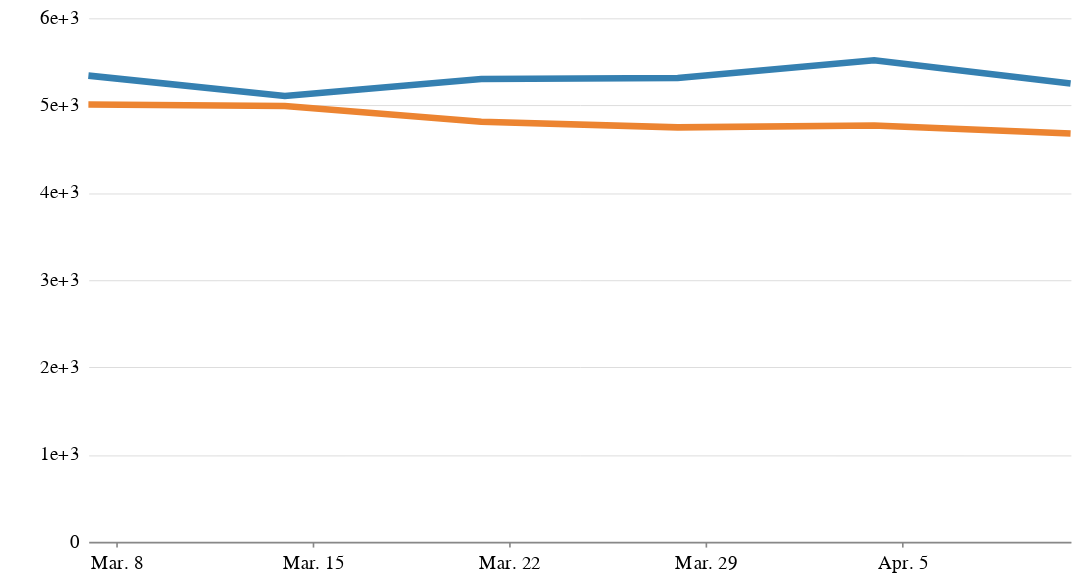

This figure's notebook cell:
### Code cell
alt.Chart(then_now_15_melt).mark_line(size=4).encode(
    x=alt.X('week_ending_date:T', title='',axis=alt.Axis(format='%b. %-d', tickCount=4, grid=False)),
    y=alt.Y('count', title='', axis=alt.Axis(tickSize=0,domainOpacity=0,\
                                   tickCount=5,offset=4, gridWidth=.6, gridColor='#dddddd', format=''), \
            scale=alt.Scale(domain=(0,6000))),
    color=alt.Color('year', legend=None)
).properties(width=600, height=320,
    title=''
 ).configure_view(strokeOpacity=0)

### Figure 1 — Vega-Lite specification as saved in the notebook (floating-point values rounded to 4 significant figures)
{"config": {"view": {"width": 800, "height": 450, "strokeOpacity": 0}, "background": "#ffffff", "title": {"anchor": "start", "font": "Benton Gothic Bold, sans", "fontColor": "#000000", "fontSize": 22, "fontWeight": "normal"}, "arc": {"fill": "#82c6df"}, "area": {"fill": "#82c6df"}, "line": {"stroke": "#82c6df", "strokeWidth": 3}, "path": {"stroke": "#82c6df"}, "rect": {"fill": "#82c6df"}, "shape": {"stroke": "#82c6df"}, "bar": {"fill": "#82c6df"}, "point": {"stroke": "#82c6df"}, "symbol": {"fill": "#82c6df", "size": 30}, "axis": {"titleFont": "Benton Gothic Bold, sans", "titleFontSize": 13, "titleFontWeight": "normal", "labelFont": "Benton Gothic, sans", "labelFontSize": 11.5, "labelFontWeight": "normal"}, "axisX": {"labelAngle": 0, "labelPadding": 4, "tickSize": 3}, "axisY": {"labelBaseline": "middle", "maxExtent": 45, "minExtent": 45, "tickSize": 2, "titleAlign": "left", "titleAngle": 0, "titleX": -45, "titleY": -11}, "legend": {"titleFont": "Benton Gothic Bold, sans", "titleFontSize": 13, "titleFontWeight": "normal", "symbolType": "square", "labelFont": "Benton Gothic, sans", "labelFontSize": 11.5}, "range": {"category": ["#3580b1", "#ec8431", "#ab7fb4", "#c89d29", "#adc839", "#829eb1"], "diverging": ["#e68a4f", "#f4bb6a", "#f9e39c", "#dadfe2", "#a6b7c6", "#849eae"], "heatmap": ["#fbf2c7", "#f9e39c", "#f8d36e", "#f4bb6a", "#e68a4f", "#d15a40", "#ab4232"], "ordinal": ["#fbf2c7", "#f9e39c", "#f8d36e", "#f4bb6a", "#e68a4f", "#d15a40", "#ab4232"], "ramp": ["#fbf2c7", "#f9e39c", "#f8d36e", "#f4bb6a", "#e68a4f", "#d15a40", "#ab4232"]}}, "data": {"name": "data-df64435587aeb9fc122925e08a4b67f0"}, "mark": {"type": "line", "size": 4}, "encoding": {"color": {"type": "nominal", "field": "year", "legend": null}, "x": {"type": "temporal", "axis": {"format": "%b. %-d", "grid": false, "tickCount": 4}, "field": "week_ending_date", "title": ""}, "y": {"type": "quantitative", "axis": {"domainOpacity": 0, "format": "", "gridColor": "#dddddd", "gridWidth": 0.6, "offset": 4, "tickCount": 5, "tickSize": 0}, "field": "count", "scale": {"domain": [0, 6000]}, "title": ""}}, "height": 320, "title": "", "width": 600, "$schema": "https://vega.github.io/schema/vega-lite/v4.0.2.json", "datasets": {"data-df64435587aeb9fc122925e08a4b67f0": [{"week": 10, "week_ending_date": "2020-03-07T00:00:00", "year": "before", "count": 5009.0}, {"week": 11, "week_ending_date": "2020-03-14T00:00:00", "year": "before", "count": 4993.0}, {"week": 12, "week_ending_date": "2020-03-21T00:00:00", "year": "before", "count": 4812.0}, {"week": 13, "week_ending_date": "2020-03-28T00:00:00", "year": "before", "count": 4748.0}, {"week": 14, "week_ending_date": "2020-04-04T00:00:00", "year": "before", "count": 4768.0}, {"week": 15, "week_ending_date": "2020-04-11T00:00:00", "year": "before", "count": 4676.0}, {"week": 10, "week_ending_date": "2020-03-07T00:00:00", "year": "after", "count": 5340.0}, {"week": 11, "week_ending_date": "2020-03-14T00:00:00", "year": "after", "count": 5107.0}, {"week": 12, "week_ending_date": "2020-03-21T00:00:00", "year": "after", "count": 5302.0}, {"week": 13, "week_ending_date": "2020-03-28T00:00:00", "year": "after", "count": 5313.0}, {"week": 14, "week_ending_date": "2020-04-04T00:00:00", "year": "after", "count": 5515.0}, {"week": 15, "week_ending_date": "2020-04-11T00:00:00", "year": "after", "count": 5249.0}]}}
